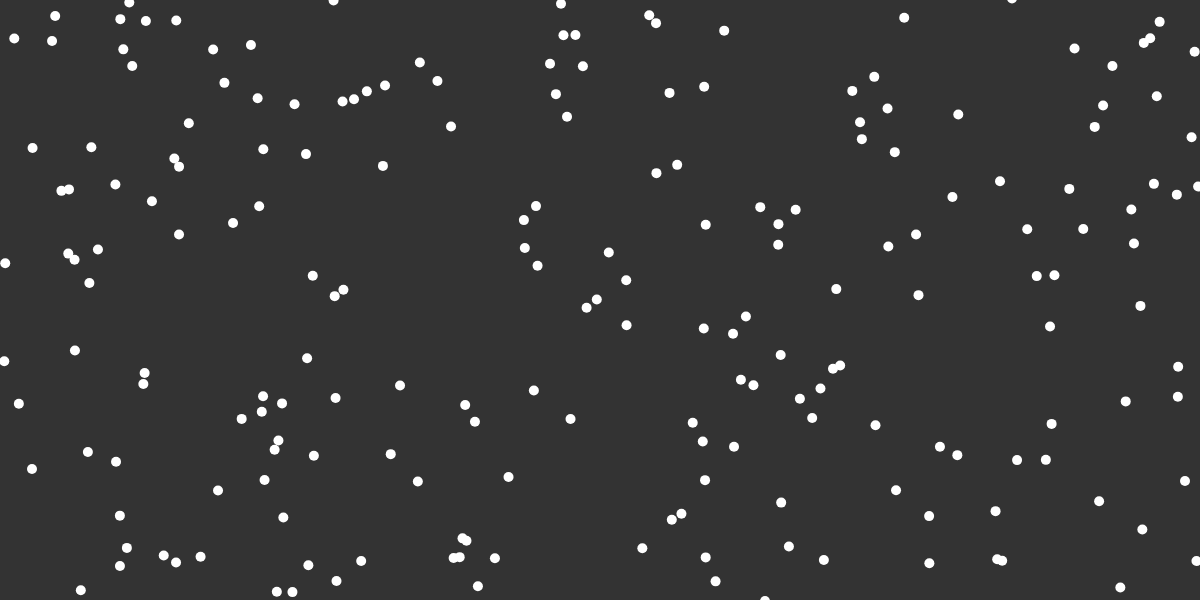
Frame 1 (no input)
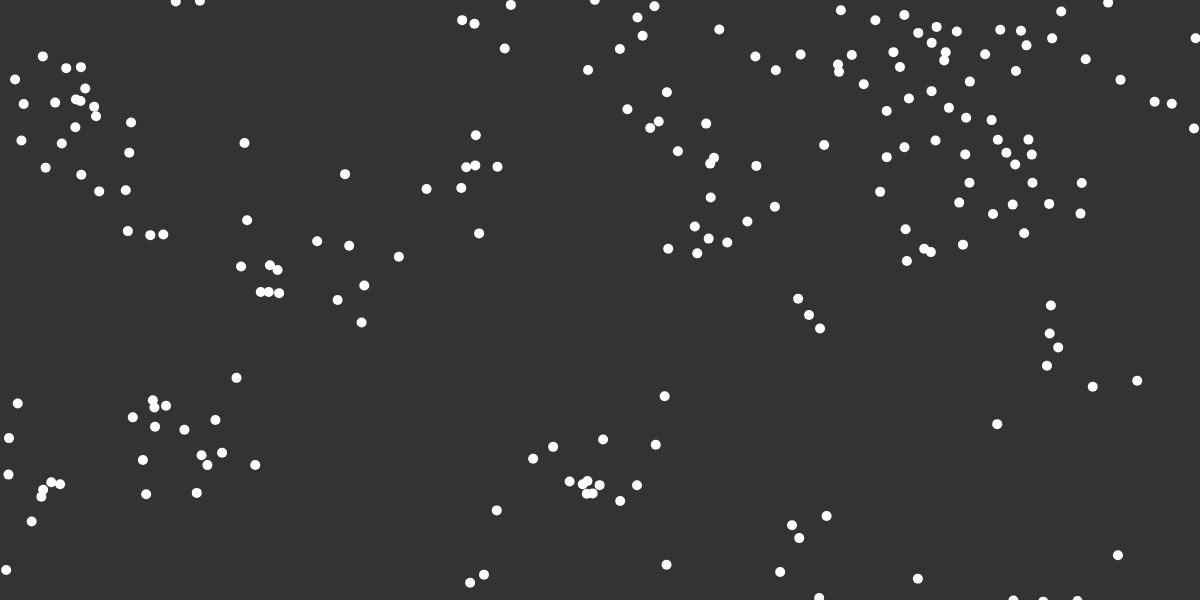
Frame 60 (no input)
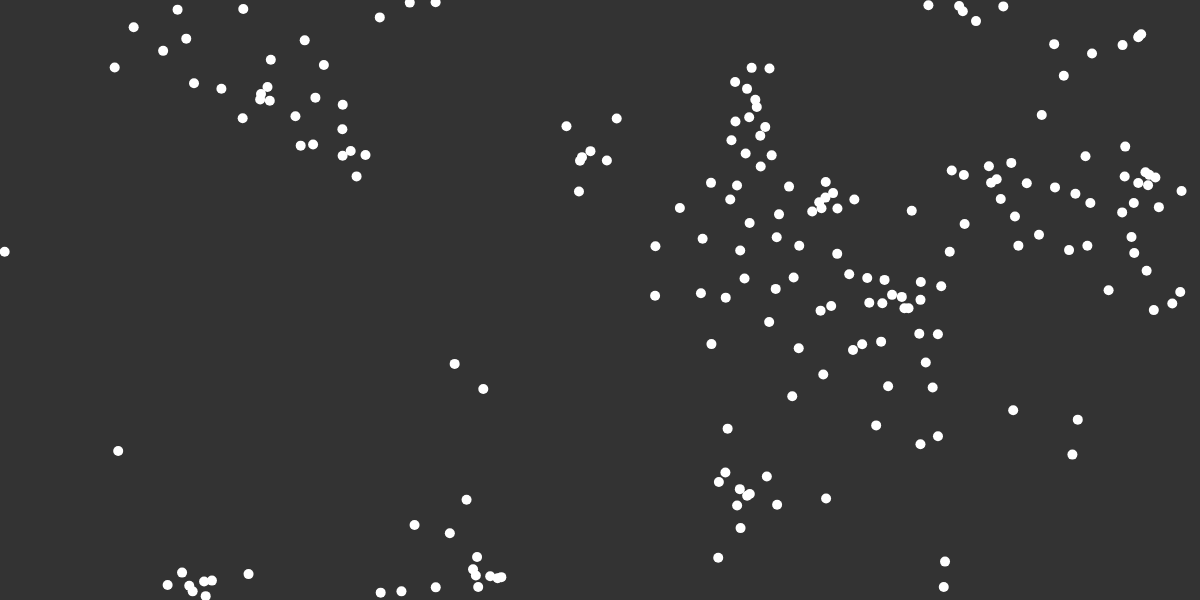
Frame 120 (the mouse pressed at the canvas centre since frame 60)

The p5.js sketch that drew these frames (run headless with seeded random() and noise() and a simulated clock; from frame 60 on, the mouse is pressed at the canvas centre):

// p5.js sketch
// ── sketch.js
const flock = []
const boidsNumber = 200

let alignSlider,cohesionSlider,separationSlider , perceptionRadiusSlider;


function setup() {
  createCanvas(1200, 600);
  alignSlider = createSlider(0,5,1,0.1);
  cohesionSlider = createSlider(0,5,1,0.1);
  separationSlider = createSlider(0,5,1,0.1);
  perceptionRadiusSlider = createSlider(0,100,50,0.1);
  for (let i = 0 ; i<boidsNumber;i++){
    flock.push(new Boid());
  }
}

function draw() {
  background(51);

  for (let boid of flock){
    boid.boundaries();
    boid.flock(flock);
    boid.update()
    boid.show();
  }
}

// ── boids.js
class Boid {
    constructor( ){
        this.position = createVector( random(width) , random(height));
        this.velocity = p5.Vector.random2D();
        this.velocity.setMag(random(2,4))
        this.acceleration = createVector();
        this.maxForce = 1;
        this.maxSpeed = 4;
        this.perceptionRadius = 1
        this.timer = 0
        this.col = color(255,255,255)
    }

    align(boids){
        let steer = createVector();
        let total = 0;
        for(let boid of boids){
            let d = dist(this.position.x,this.position.y,boid.position.x,boid.position.y);
            if (boid != this && d < this.perceptionRadius)
            {
                steer.add(boid.velocity);
                total++;
            }
            
        }
        if (total > 0){
            steer.div(total);
            steer.setMag(this.maxSpeed)
            steer.sub(this.velocity)
            steer.limit(this.maxForce)
            
        }
        return steer;
    }

    cohesion(boids){
        let steer = createVector();
        let total = 0;
        for(let boid of boids){
            let d = dist(this.position.x,this.position.y,boid.position.x,boid.position.y);
            if (boid != this && d < this.perceptionRadius)
            {
                steer.add(boid.position);
                total++;
            }
            
        }
        if (total > 0){
            steer.div(total);
            steer.sub(this.position)
            steer.setMag(this.maxSpeed)
            steer.sub(this.velocity)
            steer.limit(this.maxForce)
            
        }
        return steer;
    }

    
    Separation(boids){
        let steer = createVector();
        let total = 0;
        for(let boid of boids){
            let d = dist(this.position.x,this.position.y,boid.position.x,boid.position.y);
            if (boid != this && d < this.perceptionRadius)
            {
                let diff = p5.Vector.sub(this.position , boid.position)
                diff.div(d);
                steer.add(diff);
                total++;
            }
            
        }
        if (total > 0){
            steer.div(total);
            steer.setMag(this.maxSpeed)
            steer.sub(this.velocity)
            steer.limit(this.maxForce)
            
        }
        return steer;
    }

    boundaries(){
        if(this.position.x > width){
            this.position.x = 0;
        } else if (this.position.x < 0){
            this.position.x = width;
        }
        if(this.position.y > height){
            this.position.y = 0;
        } else if (this.position.y < 0){
            this.position.y = height;
        }
    }

    flock(boids){
        this.acceleration.set(0,0)
        let groupDirection = this.align(boids)
        let cohesion = this.cohesion(boids)
        let separation = this.Separation(boids)

        groupDirection.mult(alignSlider.value())
        cohesion.mult(cohesionSlider.value())
        separation.mult(separationSlider.value())
        this.perceptionRadius = perceptionRadiusSlider.value()

        this.acceleration.add(groupDirection);
        this.acceleration.add(cohesion);
        this.acceleration.add(separation);
    }

    update(){
        this.position.add(this.velocity);
        this.velocity.add(this.acceleration);
        this.velocity.limit(this.maxSpeed)

    }

    show(){
        
        // if(this.timer < 10 ){
        //     this.timer++;
        // } else {
        //     this.col = color(random(0,255),random(0,255),random(0,255))
        //     this.timer = 0;
        // }
        strokeWeight(10)
        stroke(this.col)
        point(this.position.x , this.position.y)
    }
}
